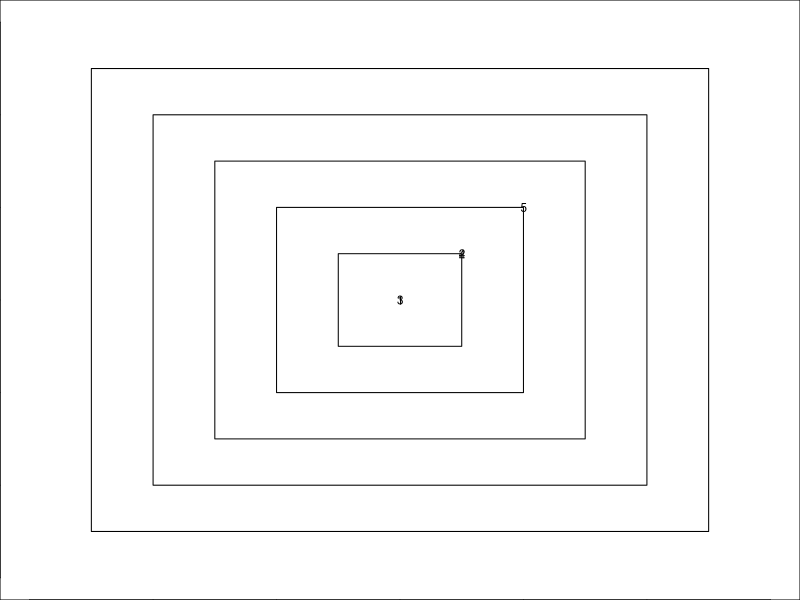

This figure's R source:

n.steps = 5

XYLIMS = c(-1,1)*ceiling(n.steps/2)

par(mfrow=c(1,1),mar = rep(0,4))

plot(n.steps,xlim= XYLIMS, ylim=XYLIMS)


for(step in n.steps:1){
	rect(-step/2, -step/2, step/2, step/2)
}

a = seq(0,2*pi,length.out=61)
x = cos(a); y=sin(a)
xc = 0; yc=0
for(step in 1:n.steps){
	#polygon(xc+ (1/2)*x, yc+ (1/2)*y)
	#points( xc, yc,pch=19,cex=step/10)
	text(xc,yc,toString(step),cex=0.7)
	xc = xc + sample(c(-1/2,1/2),1)
	yc = yc + sample(c(-1/2,1/2),1)
	
}
